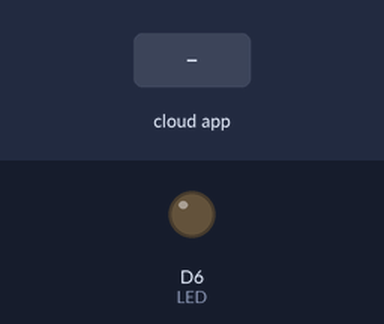
The sketch below on a simulated ESP8266 (NodeMCU). Shown: output pins drawn as LEDs (lit = HIGH). The test bench sets the inputs (shaded band). WiFi joins after 1.5 s; servers stay silent unless stated; no MQTT or app messages arrive unless stated; what the sketch prints to the serial monitor is not drawn.

Above: at 2.7 s.
2.8 s: the phone or cloud app sets led to ON
At 3.6 s:
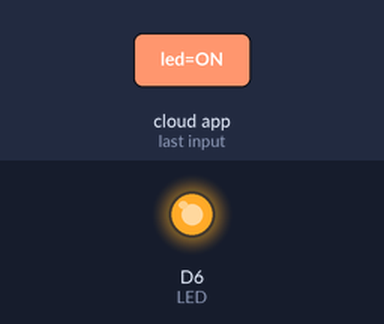
4.3 s: the phone or cloud app sets led to OFF
At 5.1 s:
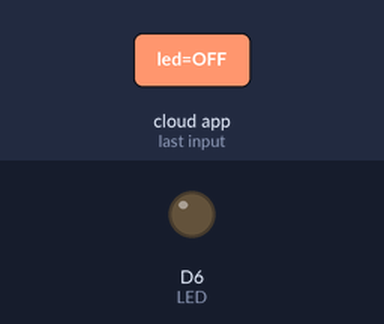
Timing chart, 0 to 7.3 s (numbered marks = the images above; inputs shaded):
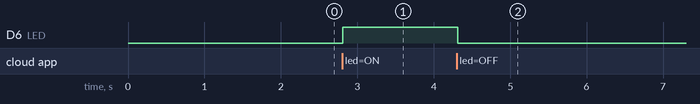

Measured:
- after the input at 2.8 s, D6 (LED): LOW → HIGH at once
- after the input at 4.3 s, D6 (LED): HIGH → LOW at once

The sketch:

nodeMcu_MQTT.ino
```cpp
#include <ESP8266WiFi.h>
#include <Adafruit_MQTT.h>
#include <Adafruit_MQTT_Client.h>

const char* SSID = "";
const char* pword = "";
const int LED = D6;

const char* AIO_SERVER = "io.adafruit.com";
const int AIO_SERVERPORT = 1883;
#define AIO_USERNAME ""
#define AIO_KEY ""

WiFiClient client;

Adafruit_MQTT_Client mqtt(&client,AIO_SERVER,AIO_SERVERPORT,AIO_USERNAME,AIO_KEY);
Adafruit_MQTT_Subscribe btnState = Adafruit_MQTT_Subscribe(&mqtt,AIO_USERNAME"/feeds/led");
Adafruit_MQTT_Publish counter = Adafruit_MQTT_Publish(&mqtt,AIO_USERNAME"/feeds/gauge");

float count = 0.0f;

// Function to connect and reconnect as necessary to the MQTT server.
// Should be called in the loop function and it will take care if connecting.
void MQTT_connect(){
  pinMode(LED,OUTPUT);
  int8_t ret;

  // Stop if already connected.
  if(mqtt.connected())
  return;

  Serial.print("Connecting to MQTT... ");

  uint8_t retries = 3;

  while((ret = mqtt.connect()) != 0){ // connect will return 0 for connected
    Serial.println(mqtt.connectErrorString(ret));
    Serial.println("Retrying MQTT connection in 5 seconds...");
    mqtt.disconnect();
    delay(10000); // wait 10 seconds
    retries--;

    if(retries == 0) while (1); // basically die and wait for WDT to reset me
  }
  Serial.println("MQTT Connected!");
}

void setup() {
  // put your setup code here, to run once:
  Serial.begin(9600);
  delay(10);

  Serial.println("Adafruit MQTT");
  WiFi.begin(SSID,pword);
  while(WiFi.status() != WL_CONNECTED){
    delay(500);
    Serial.print(".");
  }
  Serial.println("WLAN CONNECTED");
  Serial.println();

  mqtt.subscribe(&btnState);
}

void loop() {
  // put your main code here, to run repeatedly:
  MQTT_connect();
  Adafruit_MQTT_Subscribe* read;
  while(read = mqtt.readSubscription(5000)){
    if(read == &btnState){
      String message = (const char*)btnState.lastread;
      Serial.print("Button State: ");
      Serial.println(message);
      if(message.indexOf("ON") != -1){
        digitalWrite(LED,HIGH);
      }
      else if(message.indexOf("OFF") != -1){
        digitalWrite(LED,LOW);
      }
    }
  }

  Serial.print("Send count value : ");
  Serial.print(count);
  Serial.println("...");
  if(!counter.publish(count++)){
    Serial.println("Failed to sent the value");
  }
  else{
    Serial.println("value had been sent to mqtt");
  }
  if(count>100)
    count = 0;

  if(!mqtt.ping()) mqtt.disconnect();
}
```
